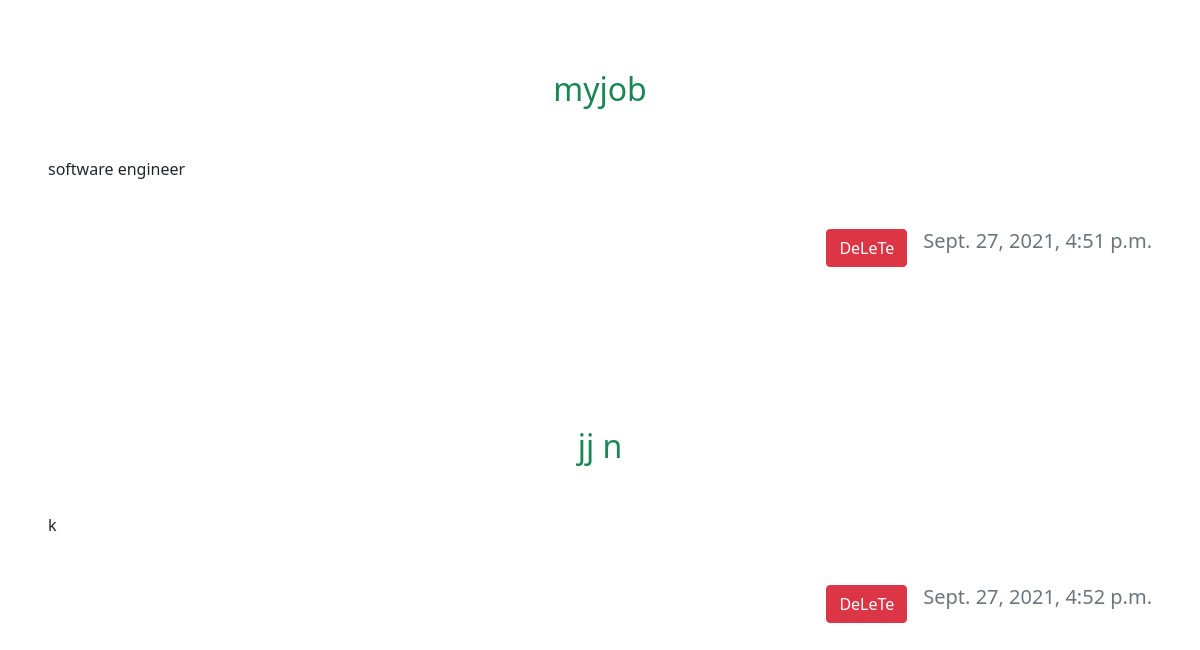
/blog/ (signed in, lower part), run on an earlier commit of the app's database.
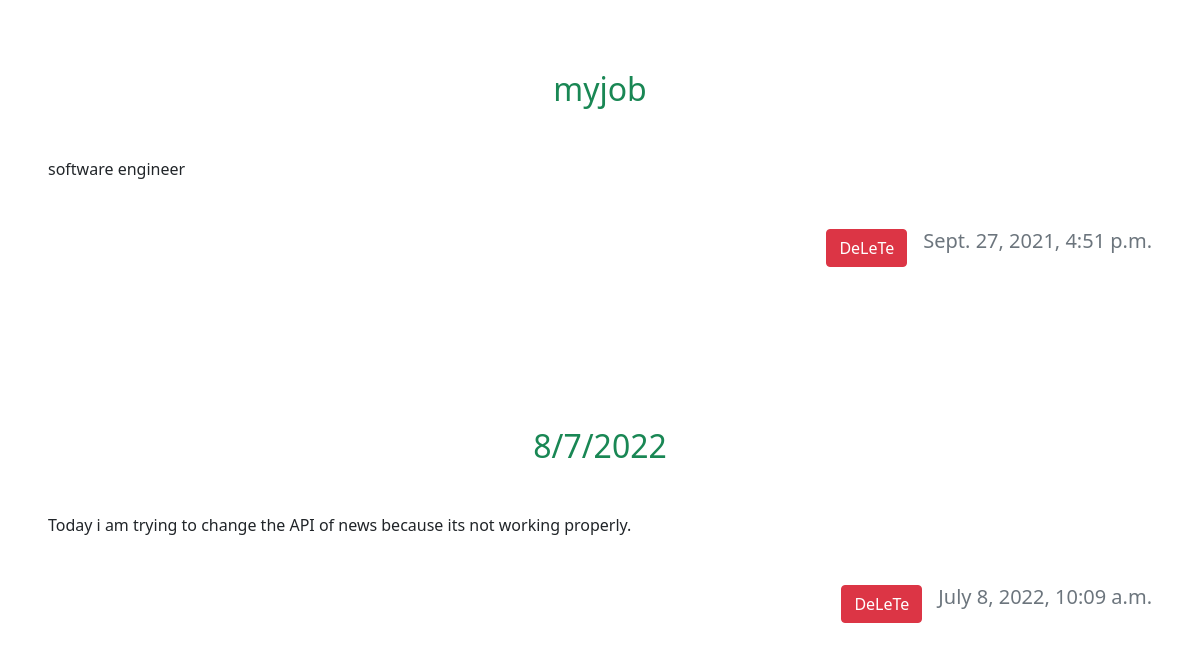
And on a later commit of the database.
### Blog/models.py (models this page shows, shortened)
class blogmodels(models.Model):
    user = models.ForeignKey(User,on_delete=CASCADE)
    title=models.CharField(max_length=50)
    textblog=models.TextField()
    created_at = models.DateTimeField(auto_now_add=True)
    updated_at = models.DateTimeField(auto_now=True)

### Blog/views.py (the view)
# urls.py: path('',blog,name='blog'),
@login_required(login_url='/login')
def blog(request):
    userdata=request.user
    if request.method=="POST":
        blogs=request.POST['blogwritten']
        titles=request.POST['title']
        dts=blogmodels.objects.create(user_id=userdata.id,textblog=blogs,title=titles)
        dts.save()
    data=blogmodels.objects.filter(user_id=userdata.id)
    return render(request,'blog.html',{'data':data})

### blognews/templates/blog.html (shortened to what this page needs)
{%extends 'index.html'%}
{%block body %}
{% for val in data%}
<div class='p-5 mt-5'>
<h2 class='text-center text-success font-italic'>{{val.title}}</h2>
<p class='mt-5'>{{val.textblog}}</p>
<div class='d-flex flex-row-reverse bd-highlight mt-5 '>
<h5 class='text-secondary'>{{val.created_at}}</h5>
<form action='{% url 'blogdelete' val.id %}' method="POST" >
<button type='submit' class="btn btn-danger d-inline w-0 me-3">DeLeTe</button>
</form>
</div>
</div>
{% endfor %}
{%endblock body%}

### blognews/templates/index.html (shortened to what this page needs)
<html lang="en">
  <head>
    <link href="https://cdn.jsdelivr.net/npm/bootstrap@5.1.1/dist/css/bootstrap.min.css" rel="stylesheet">
  </head>
  <body>
      {% block body %} {% endblock body %}
  </body>
</html>

What changed in the data, as far as the page shows it:
removed blogmodels: title "jj n", textblog "k", created_at "Sept. 27, 2021, 4:52 p.m."
added blogmodels: title "8/7/2022", textblog "Today i am trying to change the API of news because its not working properly.", created_at "July 8, 2022, 10:09 a.m."
